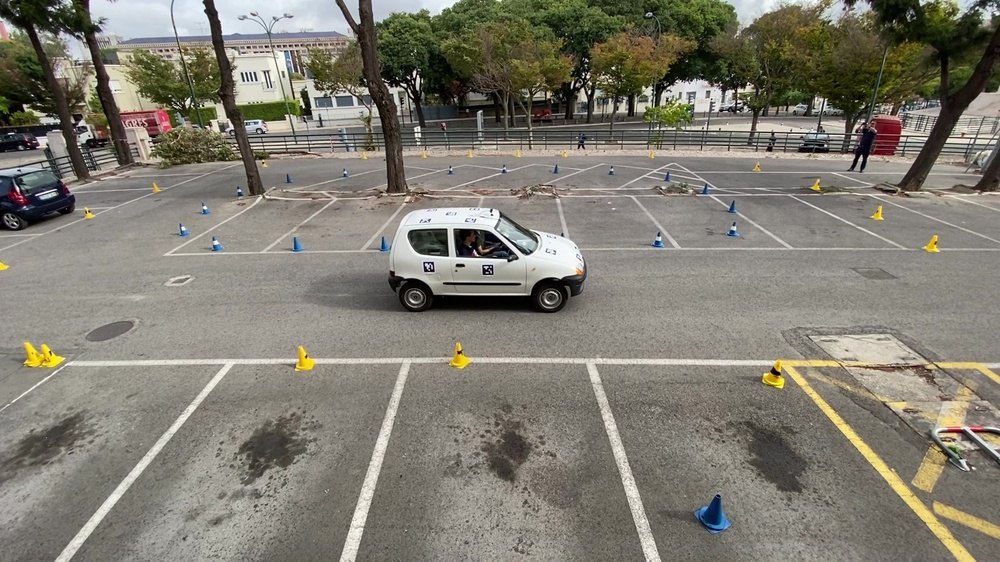
%> input picture shared-assets/viena_center_near.jpg, 1000 x 562 px, shrunk from 1920 x 1080 before the run
$ octave --eval "demo_image_sub;"   (GNU Octave 9; MATLAB toolbox functions it lacks are replaced by stand-ins)
%> lines starting %> are read from the running program, lines starting %| are printed output that depends on the picture; in (x1, y1, x2, y2) boxes, pixels count from 0 and x2, y2 are one past the last pixel; in counts of white or black regions, pixels touching at a corner belong together; the program's own positions count from 1
### 240308_image_subtraction/utils/subtract_background.m
%-------------------------------------------------
%
% SUBTRACT_BACKGROUND - Removes the background of an image through image subtraction.
% This function takes an image and a background image, converts them to grayscale,
% performs absolute difference, and applies a threshold to create a binary mask.
%
% Inputs:
%   image      : string         : Path to the image to be processed.
%   background : string         : Path to the background image.
%   threshold  : double         : Threshold value for background removal (0-1).
%
% Outputs:
%   mask       : logical matrix : A binary mask representing the foreground objects.
%
% Other m-files required: None
% Subfunctions: None
% MAT-files required: None
%
% Author: Tiago Simões
% Project: VIENA
% Instituto Superior Técnico
% March 2024; Last revision: 9-September-2025
%
%------------- BEGIN FUNCTION ---------------

function mask = subtract_background(image, background, threshold)
%> called with image = 'viena_center_near.jpg', background = 'viena_background.jpg', threshold = 0.1

    % Load images and convert to grayscale
    image_g = rgb2gray(imread(image));
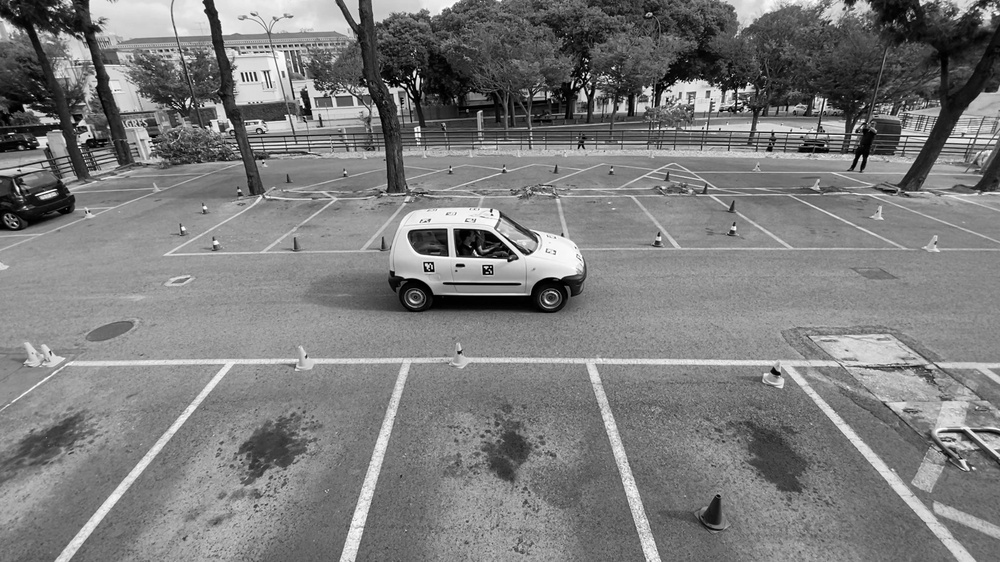
%> image_g: size 562x1000 uint8; min 0, max 255, mean 123.9
    background_g = rgb2gray(imread(background));
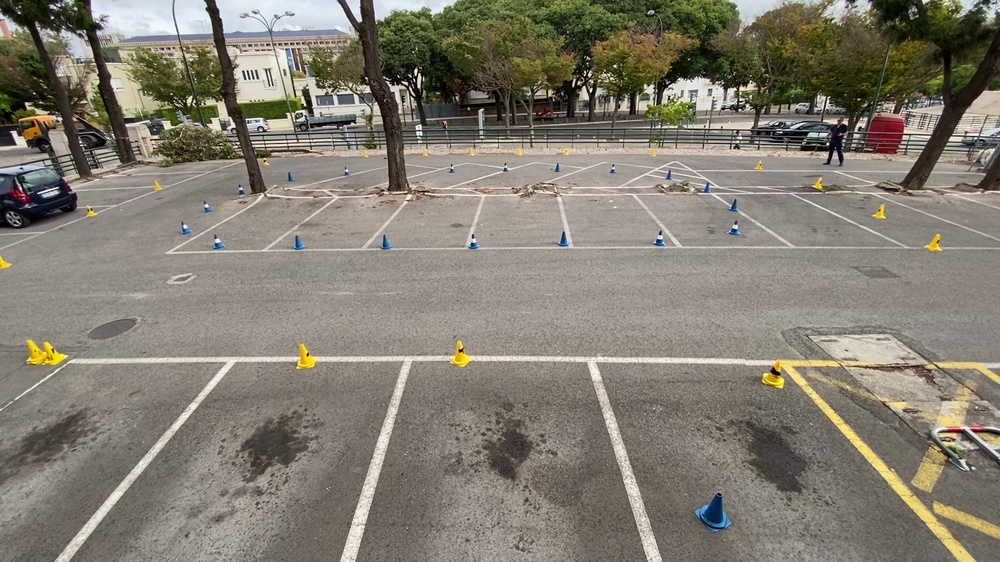
%> input picture shared-assets/viena_background.jpg, 1000 x 562 px, shrunk from 1920 x 1080 before the run
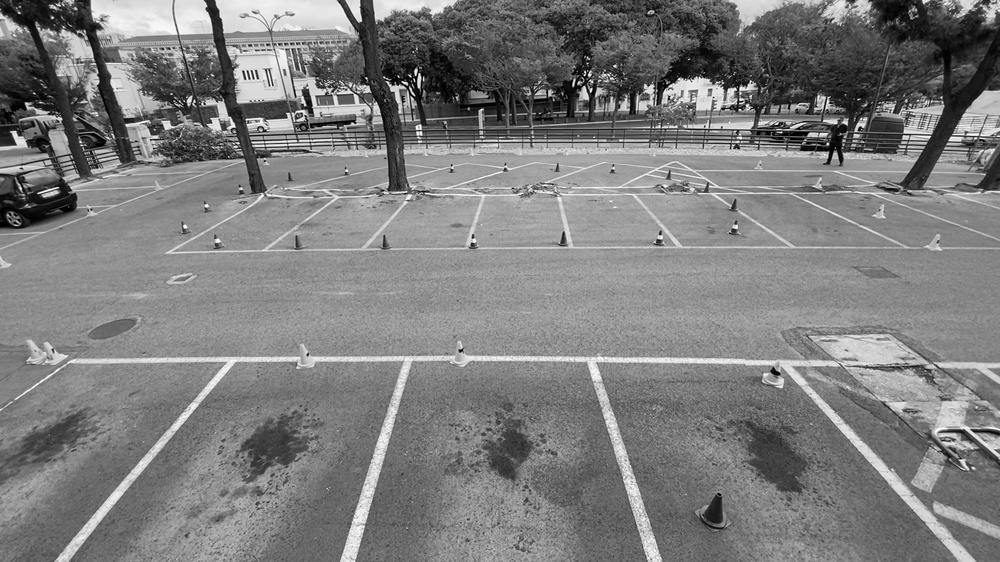
%> background_g: size 562x1000 uint8; min 0, max 255, mean 125.4

    % Apply image subtraction and create the mask
    imsub = abs(imsubtract(background_g, image_g));
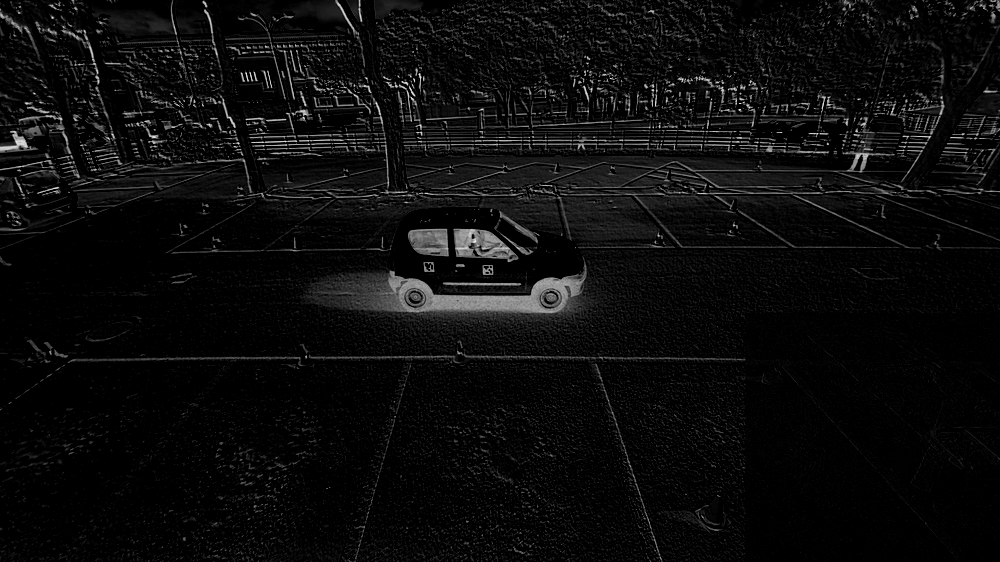
%> imsub: size 562x1000 uint8; min 0, max 248, mean 12.1
    mask = imsub > threshold * 255;
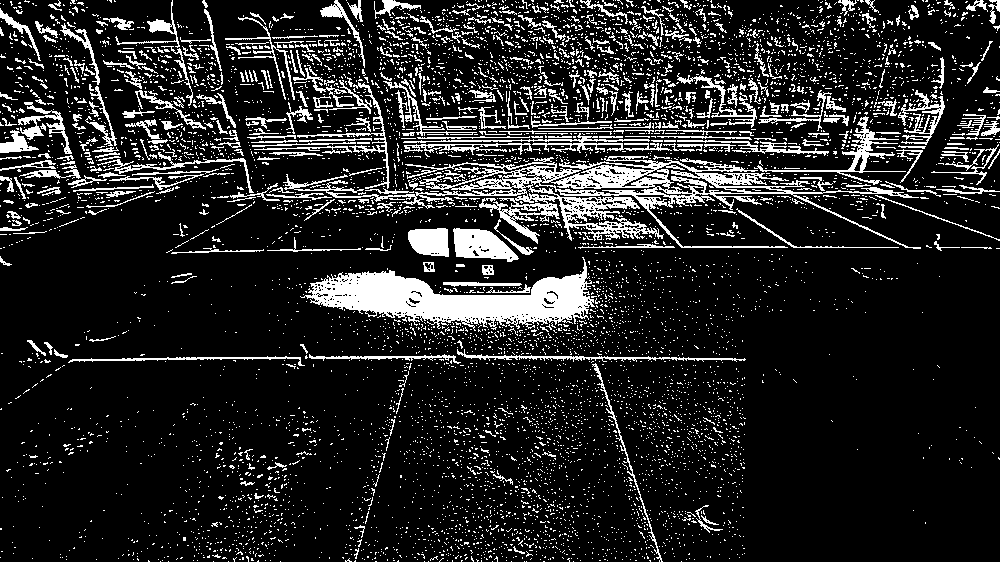
%> mask: size 562x1000 logical; 14.4% white; 7083 white regions (6628 under 20 px), largest, box (x1, y1, x2, y2) and area: (283, 156, 921, 249) 12274, (300, 257, 595, 331) 9369, (453, 228, 519, 262) 1428
end

%------------- END OF FUNCTION --------------

### 240308_image_subtraction/utils/save_results.m
%-------------------------------------------------
%
% SAVE_RESULTS - Saves data, figures, images, or videos to the 'outputs' directory.
% This function handles saving different types of data to a standardized
% output location, automatically appending a numerical suffix to the filename
% if a file with the same name already exists.
%
% Inputs:
%   filename    : string : The desired name for the output file (e.g., 'result.mat').
%   save_data   : any    : The data to be saved. The type of this argument depends
%                        on what is being saved:
%                        - For .mat files: a struct of data.
%                        - For images (.jpg, .png, .tif): an image matrix.
%                        - For figures (.fig): this argument is omitted.
%                        - For videos (.mp4, .avi): this argument is not used
%                          as the function only returns the path.
%
% Outputs:
%   output_path : string : The full path to the saved file.
%
% Other m-files required: None
% Subfunctions: None
% MAT-files required: None
%
% Author: Tiago Simões
% Project: VIENA
% Instituto Superior Técnico
% March 2024; Last revision: 9-September-2025
%
%------------- BEGIN MAIN FUNCTION ---------------

function output_path = save_results(filename, save_data)
%> called with filename = 'mask_out.jpg'

    % Define file paths relative to the project root
    current_script_dir = fileparts(mfilename('fullpath'));
    project_root = fileparts(current_script_dir);
    output_dir = fullfile(project_root, 'outputs');
    [~, name, ext] = fileparts(filename);
    output_path = fullfile(output_dir, [name ext]);

    % If file exists, add a number suffix
    counter = 1;
    while exist(output_path, 'file')
        output_path = fullfile(output_dir, sprintf('%s_%d%s', name, counter, ext));
        counter = counter + 1;
    end

    % Save variables from struct to .mat file, save figure, or image
    if strcmp(ext, '.mp4') || strcmp(ext, '.avi')
        fprintf('Video saved to %s\n', output_path);
    elseif ~exist('save_data', 'var') || isempty(save_data)
        savefig(output_path);
        fprintf('Figure saved to %s\n', output_path);
    elseif strcmp(ext, '.jpg') || strcmp(ext, '.png') || strcmp(ext, '.tif')
        imwrite(save_data, output_path);
        fprintf('Image saved to %s\n', output_path);
    else
        save(output_path, '-struct', 'save_data');
        fprintf('Data saved to %s\n', output_path);
    end
end

%------------- END OF MAIN FUNCTION --------------

### 240308_image_subtraction/image_sub.m
%-------------------------------------------------
%
% IMAGE_SUB - Removes the background of an image and saves the resulting mask.
% This function takes an input image, a background image, and a threshold value.
% It performs background subtraction and saves the generated binary mask to a specified output path.
% It also displays the original image, background image, the intermediate subtraction result,
% and the final mask for visual inspection.
%
% Inputs:
%   image_path      : string : Path to the image to be processed.
%   background_path : string : Path to the background image.
%   threshold       : double : Threshold value for background removal (0-1).
%   output_path     : string : Path to save the output mask image.
%
% Outputs:
%   output_image    : file   : A binary mask image saved to the specified output_path.
%   display_figure  : figure : A MATLAB figure displaying the processing steps.
%
% Other m-files required: subtract_background.m, save_results.m
% Subfunctions: None
% MAT-files required: None
%
% Author: Tiago Simões
% Project: VIENA
% Instituto Superior Técnico
% March 2024; Last revision: 9-September-2025
%
%------------- BEGIN MAIN FUNCTION ---------------

function image_sub(image_path, background_path, threshold, output_path)

    % Perform background subtraction
    mask = subtract_background(image_path, background_path, threshold);

    % Display the results
    figure(101), clf

    subplot(2, 2, 1);
    imshow(imread(image_path));
    title('Original Image');

    subplot(2, 2, 2);
    imshow(imread(background_path));
    title('Background Image');

    subplot(2, 2, 3);
    imshow(abs(imsubtract(rgb2gray(imread(background_path)), rgb2gray(imread(image_path)))));
    title('Image Subtraction');

    subplot(2, 2, 4);
    imshow(mask);
    title('Mask');

    % Save the mask image
    save_results(output_path, mask);
end

%------------- END OF MAIN FUNCTION --------------

### 240308_image_subtraction/demos/demo_image_sub.m
%-------------------------------------------------
%
% DEMO_IMAGE_SUB - Demonstrates the usage of the image_sub function.
% This script sets up the necessary parameters and calls image_sub to perform
% background subtraction on a sample image.
%
% Inputs:
%   None
%
% Outputs:
%   output_image   : file   : The generated mask image saved to output_path.
%   display_figure : figure : A MATLAB figure displaying processing steps.
%
% Other m-files required: image_sub.m
% Subfunctions: None
% MAT-files required: None
%
% Author: Tiago Simões
% Project: VIENA
% Instituto Superior Técnico
% March 2024; Last revision: 9-September-2025
%
%------------- BEGIN MAIN FUNCTION ---------------

function demo_image_sub()

    disp('Running demo - Image Subtraction');

    % Define file paths
    image_path = 'viena_center_near.jpg';
    background_path = 'viena_background.jpg';
    output_path = 'mask_out.jpg';

    % Set threshold
    threshold = 0.1;

    % Run the image subtraction function
    image_sub(image_path, background_path, threshold, output_path);
    fprintf('Demo for image_sub completed.\n');
end

%------------- END OF MAIN FUNCTION --------------
